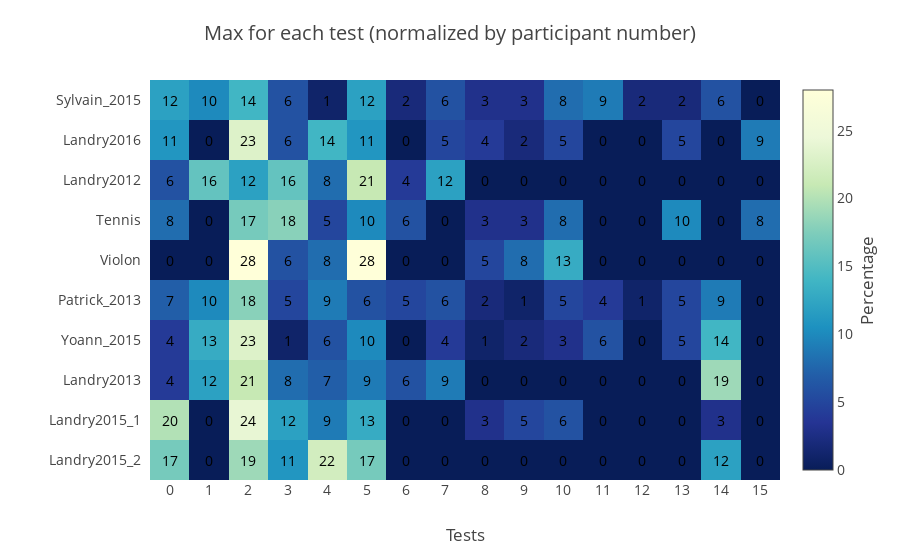

The cell this chart's notebook holds for it:
### Code cell
max_by_test = plot_max_by_test(
    df_normalized,
    ylabel=DATASET_NAMES,
    xtitle='Tests',
    title='Max for each test (normalized by participant number)')

py.iplot(max_by_test, filename='mvc/max_by_test')

### Figure 1 — Plotly figure (JSON) as saved in the notebook; plotly's stock layout.template omitted (floating-point values rounded to 4 significant figures; data arrays with more than 128 entries replaced by an {"elided": "..."} marker saying what was removed)
{"data": [{"colorbar": {"title": "Percentage", "titleside": "right"}, "colorscale": "YlGnBu", "showscale": true, "type": "heatmap", "x": null, "y": ["Sylvain_2015", "Landry2016", "Landry2012", "Tennis", "Violon", "Patrick_2013", "Yoann_2015", "Landry2013", "Landry2015_1", "Landry2015_2"], "z": {"elided": "10x16 int values"}}], "layout": {"annotations": [{"font": {"color": "#000000"}, "showarrow": false, "text": "12", "x": 0, "xref": "x1", "y": "Sylvain_2015", "yref": "y1"}, {"font": {"color": "#000000"}, "showarrow": false, "text": "10", "x": 1, "xref": "x1", "y": "Sylvain_2015", "yref": "y1"}, {"font": {"color": "#000000"}, "showarrow": false, "text": "14", "x": 2, "xref": "x1", "y": "Sylvain_2015", "yref": "y1"}, {"font": {"color": "#000000"}, "showarrow": false, "text": "6", "x": 3, "xref": "x1", "y": "Sylvain_2015", "yref": "y1"}, {"font": {"color": "#000000"}, "showarrow": false, "text": "1", "x": 4, "xref": "x1", "y": "Sylvain_2015", "yref": "y1"}, {"font": {"color": "#000000"}, "showarrow": false, "text": "12", "x": 5, "xref": "x1", "y": "Sylvain_2015", "yref": "y1"}, {"font": {"color": "#000000"}, "showarrow": false, "text": "2", "x": 6, "xref": "x1", "y": "Sylvain_2015", "yref": "y1"}, {"font": {"color": "#000000"}, "showarrow": false, "text": "6", "x": 7, "xref": "x1", "y": "Sylvain_2015", "yref": "y1"}, {"font": {"color": "#000000"}, "showarrow": false, "text": "3", "x": 8, "xref": "x1", "y": "Sylvain_2015", "yref": "y1"}, {"font": {"color": "#000000"}, "showarrow": false, "text": "3", "x": 9, "xref": "x1", "y": "Sylvain_2015", "yref": "y1"}, {"font": {"color": "#000000"}, "showarrow": false, "text": "8", "x": 10, "xref": "x1", "y": "Sylvain_2015", "yref": "y1"}, {"font": {"color": "#000000"}, "showarrow": false, "text": "9", "x": 11, "xref": "x1", "y": "Sylvain_2015", "yref": "y1"}, {"font": {"color": "#000000"}, "showarrow": false, "text": "2", "x": 12, "xref": "x1", "y": "Sylvain_2015", "yref": "y1"}, {"font": {"color": "#000000"}, "showarrow": false, "text": "2", "x": 13, "xref": "x1", "y": "Sylvain_2015", "yref": "y1"}, {"font": {"color": "#000000"}, "showarrow": false, "text": "6", "x": 14, "xref": "x1", "y": "Sylvain_2015", "yref": "y1"}, {"font": {"color": "#000000"}, "showarrow": false, "text": "0", "x": 15, "xref": "x1", "y": "Sylvain_2015", "yref": "y1"}, {"font": {"color": "#000000"}, "showarrow": false, "text": "11", "x": 0, "xref": "x1", "y": "Landry2016", "yref": "y1"}, {"font": {"color": "#000000"}, "showarrow": false, "text": "0", "x": 1, "xref": "x1", "y": "Landry2016", "yref": "y1"}, {"font": {"color": "#000000"}, "showarrow": false, "text": "23", "x": 2, "xref": "x1", "y": "Landry2016", "yref": "y1"}, {"font": {"color": "#000000"}, "showarrow": false, "text": "6", "x": 3, "xref": "x1", "y": "Landry2016", "yref": "y1"}, {"font": {"color": "#000000"}, "showarrow": false, "text": "14", "x": 4, "xref": "x1", "y": "Landry2016", "yref": "y1"}, {"font": {"color": "#000000"}, "showarrow": false, "text": "11", "x": 5, "xref": "x1", "y": "Landry2016", "yref": "y1"}, {"font": {"color": "#000000"}, "showarrow": false, "text": "0", "x": 6, "xref": "x1", "y": "Landry2016", "yref": "y1"}, {"font": {"color": "#000000"}, "showarrow": false, "text": "5", "x": 7, "xref": "x1", "y": "Landry2016", "yref": "y1"}, {"font": {"color": "#000000"}, "showarrow": false, "text": "4", "x": 8, "xref": "x1", "y": "Landry2016", "yref": "y1"}, {"font": {"color": "#000000"}, "showarrow": false, "text": "2", "x": 9, "xref": "x1", "y": "Landry2016", "yref": "y1"}, {"font": {"color": "#000000"}, "showarrow": false, "text": "5", "x": 10, "xref": "x1", "y": "Landry2016", "yref": "y1"}, {"font": {"color": "#000000"}, "showarrow": false, "text": "0", "x": 11, "xref": "x1", "y": "Landry2016", "yref": "y1"}, {"font": {"color": "#000000"}, "showarrow": false, "text": "0", "x": 12, "xref": "x1", "y": "Landry2016", "yref": "y1"}, {"font": {"color": "#000000"}, "showarrow": false, "text": "5", "x": 13, "xref": "x1", "y": "Landry2016", "yref": "y1"}, {"font": {"color": "#000000"}, "showarrow": false, "text": "0", "x": 14, "xref": "x1", "y": "Landry2016", "yref": "y1"}, {"font": {"color": "#000000"}, "showarrow": false, "text": "9", "x": 15, "xref": "x1", "y": "Landry2016", "yref": "y1"}, {"font": {"color": "#000000"}, "showarrow": false, "text": "6", "x": 0, "xref": "x1", "y": "Landry2012", "yref": "y1"}, {"font": {"color": "#000000"}, "showarrow": false, "text": "16", "x": 1, "xref": "x1", "y": "Landry2012", "yref": "y1"}, {"font": {"color": "#000000"}, "showarrow": false, "text": "12", "x": 2, "xref": "x1", "y": "Landry2012", "yref": "y1"}, {"font": {"color": "#000000"}, "showarrow": false, "text": "16", "x": 3, "xref": "x1", "y": "Landry2012", "yref": "y1"}, {"font": {"color": "#000000"}, "showarrow": false, "text": "8", "x": 4, "xref": "x1", "y": "Landry2012", "yref": "y1"}, {"font": {"color": "#000000"}, "showarrow": false, "text": "21", "x": 5, "xref": "x1", "y": "Landry2012", "yref": "y1"}, {"font": {"color": "#000000"}, "showarrow": false, "text": "4", "x": 6, "xref": "x1", "y": "Landry2012", "yref": "y1"}, {"font": {"color": "#000000"}, "showarrow": false, "text": "12", "x": 7, "xref": "x1", "y": "Landry2012", "yref": "y1"}, {"font": {"color": "#000000"}, "showarrow": false, "text": "0", "x": 8, "xref": "x1", "y": "Landry2012", "yref": "y1"}, {"font": {"color": "#000000"}, "showarrow": false, "text": "0", "x": 9, "xref": "x1", "y": "Landry2012", "yref": "y1"}, {"font": {"color": "#000000"}, "showarrow": false, "text": "0", "x": 10, "xref": "x1", "y": "Landry2012", "yref": "y1"}, {"font": {"color": "#000000"}, "showarrow": false, "text": "0", "x": 11, "xref": "x1", "y": "Landry2012", "yref": "y1"}, {"font": {"color": "#000000"}, "showarrow": false, "text": "0", "x": 12, "xref": "x1", "y": "Landry2012", "yref": "y1"}, {"font": {"color": "#000000"}, "showarrow": false, "text": "0", "x": 13, "xref": "x1", "y": "Landry2012", "yref": "y1"}, {"font": {"color": "#000000"}, "showarrow": false, "text": "0", "x": 14, "xref": "x1", "y": "Landry2012", "yref": "y1"}, {"font": {"color": "#000000"}, "showarrow": false, "text": "0", "x": 15, "xref": "x1", "y": "Landry2012", "yref": "y1"}, {"font": {"color": "#000000"}, "showarrow": false, "text": "8", "x": 0, "xref": "x1", "y": "Tennis", "yref": "y1"}, {"font": {"color": "#000000"}, "showarrow": false, "text": "0", "x": 1, "xref": "x1", "y": "Tennis", "yref": "y1"}, {"font": {"color": "#000000"}, "showarrow": false, "text": "17", "x": 2, "xref": "x1", "y": "Tennis", "yref": "y1"}, {"font": {"color": "#000000"}, "showarrow": false, "text": "18", "x": 3, "xref": "x1", "y": "Tennis", "yref": "y1"}, {"font": {"color": "#000000"}, "showarrow": false, "text": "5", "x": 4, "xref": "x1", "y": "Tennis", "yref": "y1"}, {"font": {"color": "#000000"}, "showarrow": false, "text": "10", "x": 5, "xref": "x1", "y": "Tennis", "yref": "y1"}, {"font": {"color": "#000000"}, "showarrow": false, "text": "6", "x": 6, "xref": "x1", "y": "Tennis", "yref": "y1"}, {"font": {"color": "#000000"}, "showarrow": false, "text": "0", "x": 7, "xref": "x1", "y": "Tennis", "yref": "y1"}, {"font": {"color": "#000000"}, "showarrow": false, "text": "3", "x": 8, "xref": "x1", "y": "Tennis", "yref": "y1"}, {"font": {"color": "#000000"}, "showarrow": false, "text": "3", "x": 9, "xref": "x1", "y": "Tennis", "yref": "y1"}, {"font": {"color": "#000000"}, "showarrow": false, "text": "8", "x": 10, "xref": "x1", "y": "Tennis", "yref": "y1"}, {"font": {"color": "#000000"}, "showarrow": false, "text": "0", "x": 11, "xref": "x1", "y": "Tennis", "yref": "y1"}, {"font": {"color": "#000000"}, "showarrow": false, "text": "0", "x": 12, "xref": "x1", "y": "Tennis", "yref": "y1"}, {"font": {"color": "#000000"}, "showarrow": false, "text": "10", "x": 13, "xref": "x1", "y": "Tennis", "yref": "y1"}, {"font": {"color": "#000000"}, "showarrow": false, "text": "0", "x": 14, "xref": "x1", "y": "Tennis", "yref": "y1"}, {"font": {"color": "#000000"}, "showarrow": false, "text": "8", "x": 15, "xref": "x1", "y": "Tennis", "yref": "y1"}, {"font": {"color": "#000000"}, "showarrow": false, "text": "0", "x": 0, "xref": "x1", "y": "Violon", "yref": "y1"}, {"font": {"color": "#000000"}, "showarrow": false, "text": "0", "x": 1, "xref": "x1", "y": "Violon", "yref": "y1"}, {"font": {"color": "#000000"}, "showarrow": false, "text": "28", "x": 2, "xref": "x1", "y": "Violon", "yref": "y1"}, {"font": {"color": "#000000"}, "showarrow": false, "text": "6", "x": 3, "xref": "x1", "y": "Violon", "yref": "y1"}, {"font": {"color": "#000000"}, "showarrow": false, "text": "8", "x": 4, "xref": "x1", "y": "Violon", "yref": "y1"}, {"font": {"color": "#000000"}, "showarrow": false, "text": "28", "x": 5, "xref": "x1", "y": "Violon", "yref": "y1"}, {"font": {"color": "#000000"}, "showarrow": false, "text": "0", "x": 6, "xref": "x1", "y": "Violon", "yref": "y1"}, {"font": {"color": "#000000"}, "showarrow": false, "text": "0", "x": 7, "xref": "x1", "y": "Violon", "yref": "y1"}, {"font": {"color": "#000000"}, "showarrow": false, "text": "5", "x": 8, "xref": "x1", "y": "Violon", "yref": "y1"}, {"font": {"color": "#000000"}, "showarrow": false, "text": "8", "x": 9, "xref": "x1", "y": "Violon", "yref": "y1"}, {"font": {"color": "#000000"}, "showarrow": false, "text": "13", "x": 10, "xref": "x1", "y": "Violon", "yref": "y1"}, {"font": {"color": "#000000"}, "showarrow": false, "text": "0", "x": 11, "xref": "x1", "y": "Violon", "yref": "y1"}, {"font": {"color": "#000000"}, "showarrow": false, "text": "0", "x": 12, "xref": "x1", "y": "Violon", "yref": "y1"}, {"font": {"color": "#000000"}, "showarrow": false, "text": "0", "x": 13, "xref": "x1", "y": "Violon", "yref": "y1"}, {"font": {"color": "#000000"}, "showarrow": false, "text": "0", "x": 14, "xref": "x1", "y": "Violon", "yref": "y1"}, {"font": {"color": "#000000"}, "showarrow": false, "text": "0", "x": 15, "xref": "x1", "y": "Violon", "yref": "y1"}, {"font": {"color": "#000000"}, "showarrow": false, "text": "7", "x": 0, "xref": "x1", "y": "Patrick_2013", "yref": "y1"}, {"font": {"color": "#000000"}, "showarrow": false, "text": "10", "x": 1, "xref": "x1", "y": "Patrick_2013", "yref": "y1"}, {"font": {"color": "#000000"}, "showarrow": false, "text": "18", "x": 2, "xref": "x1", "y": "Patrick_2013", "yref": "y1"}, {"font": {"color": "#000000"}, "showarrow": false, "text": "5", "x": 3, "xref": "x1", "y": "Patrick_2013", "yref": "y1"}, {"font": {"color": "#000000"}, "showarrow": false, "text": "9", "x": 4, "xref": "x1", "y": "Patrick_2013", "yref": "y1"}, {"font": {"color": "#000000"}, "showarrow": false, "text": "6", "x": 5, "xref": "x1", "y": "Patrick_2013", "yref": "y1"}, {"font": {"color": "#000000"}, "showarrow": false, "text": "5", "x": 6, "xref": "x1", "y": "Patrick_2013", "yref": "y1"}, {"font": {"color": "#000000"}, "showarrow": false, "text": "6", "x": 7, "xref": "x1", "y": "Patrick_2013", "yref": "y1"}, {"font": {"color": "#000000"}, "showarrow": false, "text": "2", "x": 8, "xref": "x1", "y": "Patrick_2013", "yref": "y1"}, {"font": {"color": "#000000"}, "showarrow": false, "text": "1", "x": 9, "xref": "x1", "y": "Patrick_2013", "yref": "y1"}, {"font": {"color": "#000000"}, "showarrow": false, "text": "5", "x": 10, "xref": "x1", "y": "Patrick_2013", "yref": "y1"}, {"font": {"color": "#000000"}, "showarrow": false, "text": "4", "x": 11, "xref": "x1", "y": "Patrick_2013", "yref": "y1"}, {"font": {"color": "#000000"}, "showarrow": false, "text": "1", "x": 12, "xref": "x1", "y": "Patrick_2013", "yref": "y1"}, {"font": {"color": "#000000"}, "showarrow": false, "text": "5", "x": 13, "xref": "x1", "y": "Patrick_2013", "yref": "y1"}, {"font": {"color": "#000000"}, "showarrow": false, "text": "9", "x": 14, "xref": "x1", "y": "Patrick_2013", "yref": "y1"}, {"font": {"color": "#000000"}, "showarrow": false, "text": "0", "x": 15, "xref": "x1", "y": "Patrick_2013", "yref": "y1"}, {"font": {"color": "#000000"}, "showarrow": false, "text": "4", "x": 0, "xref": "x1", "y": "Yoann_2015", "yref": "y1"}, {"font": {"color": "#000000"}, "showarrow": false, "text": "13", "x": 1, "xref": "x1", "y": "Yoann_2015", "yref": "y1"}, {"font": {"color": "#000000"}, "showarrow": false, "text": "23", "x": 2, "xref": "x1", "y": "Yoann_2015", "yref": "y1"}, {"font": {"color": "#000000"}, "showarrow": false, "text": "1", "x": 3, "xref": "x1", "y": "Yoann_2015", "yref": "y1"}, {"font": {"color": "#000000"}, "showarrow": false, "text": "6", "x": 4, "xref": "x1", "y": "Yoann_2015", "yref": "y1"}, {"font": {"color": "#000000"}, "showarrow": false, "text": "10", "x": 5, "xref": "x1", "y": "Yoann_2015", "yref": "y1"}, {"font": {"color": "#000000"}, "showarrow": false, "text": "0", "x": 6, "xref": "x1", "y": "Yoann_2015", "yref": "y1"}, {"font": {"color": "#000000"}, "showarrow": false, "text": "4", "x": 7, "xref": "x1", "y": "Yoann_2015", "yref": "y1"}, {"font": {"color": "#000000"}, "showarrow": false, "text": "1", "x": 8, "xref": "x1", "y": "Yoann_2015", "yref": "y1"}, {"font": {"color": "#000000"}, "showarrow": false, "text": "2", "x": 9, "xref": "x1", "y": "Yoann_2015", "yref": "y1"}, {"font": {"color": "#000000"}, "showarrow": false, "text": "3", "x": 10, "xref": "x1", "y": "Yoann_2015", "yref": "y1"}, {"font": {"color": "#000000"}, "showarrow": false, "text": "6", "x": 11, "xref": "x1", "y": "Yoann_2015", "yref": "y1"}, {"font": {"color": "#000000"}, "showarrow": false, "text": "0", "x": 12, "xref": "x1", "y": "Yoann_2015", "yref": "y1"}, {"font": {"color": "#000000"}, "showarrow": false, "text": "5", "x": 13, "xref": "x1", "y": "Yoann_2015", "yref": "y1"}, {"font": {"color": "#000000"}, "showarrow": false, "text": "14", "x": 14, "xref": "x1", "y": "Yoann_2015", "yref": "y1"}, {"font": {"color": "#000000"}, "showarrow": false, "text": "0", "x": 15, "xref": "x1", "y": "Yoann_2015", "yref": "y1"}, {"font": {"color": "#000000"}, "showarrow": false, "text": "4", "x": 0, "xref": "x1", "y": "Landry2013", "yref": "y1"}, {"font": {"color": "#000000"}, "showarrow": false, "text": "12", "x": 1, "xref": "x1", "y": "Landry2013", "yref": "y1"}, {"font": {"color": "#000000"}, "showarrow": false, "text": "21", "x": 2, "xref": "x1", "y": "Landry2013", "yref": "y1"}, {"font": {"color": "#000000"}, "showarrow": false, "text": "8", "x": 3, "xref": "x1", "y": "Landry2013", "yref": "y1"}, {"font": {"color": "#000000"}, "showarrow": false, "text": "7", "x": 4, "xref": "x1", "y": "Landry2013", "yref": "y1"}, {"font": {"color": "#000000"}, "showarrow": false, "text": "9", "x": 5, "xref": "x1", "y": "Landry2013", "yref": "y1"}, {"font": {"color": "#000000"}, "showarrow": false, "text": "6", "x": 6, "xref": "x1", "y": "Landry2013", "yref": "y1"}, {"font": {"color": "#000000"}, "showarrow": false, "text": "9", "x": 7, "xref": "x1", "y": "Landry2013", "yref": "y1"}, {"font": {"color": "#000000"}, "showarrow": false, "text": "0", "x": 8, "xref": "x1", "y": "Landry2013", "yref": "y1"}, {"font": {"color": "#000000"}, "showarrow": false, "text": "0", "x": 9, "xref": "x1", "y": "Landry2013", "yref": "y1"}, {"font": {"color": "#000000"}, "showarrow": false, "text": "0", "x": 10, "xref": "x1", "y": "Landry2013", "yref": "y1"}, {"font": {"color": "#000000"}, "showarrow": false, "text": "0", "x": 11, "xref": "x1", "y": "Landry2013", "yref": "y1"}, {"font": {"color": "#000000"}, "showarrow": false, "text": "0", "x": 12, "xref": "x1", "y": "Landry2013", "yref": "y1"}, {"font": {"color": "#000000"}, "showarrow": false, "text": "0", "x": 13, "xref": "x1", "y": "Landry2013", "yref": "y1"}, {"font": {"color": "#000000"}, "showarrow": false, "text": "19", "x": 14, "xref": "x1", "y": "Landry2013", "yref": "y1"}, {"font": {"color": "#000000"}, "showarrow": false, "text": "0", "x": 15, "xref": "x1", "y": "Landry2013", "yref": "y1"}, {"font": {"color": "#000000"}, "showarrow": false, "text": "20", "x": 0, "xref": "x1", "y": "Landry2015_1", "yref": "y1"}, {"font": {"color": "#000000"}, "showarrow": false, "text": "0", "x": 1, "xref": "x1", "y": "Landry2015_1", "yref": "y1"}, {"font": {"color": "#000000"}, "showarrow": false, "text": "24", "x": 2, "xref": "x1", "y": "Landry2015_1", "yref": "y1"}, {"font": {"color": "#000000"}, "showarrow": false, "text": "12", "x": 3, "xref": "x1", "y": "Landry2015_1", "yref": "y1"}, {"font": {"color": "#000000"}, "showarrow": false, "text": "9", "x": 4, "xref": "x1", "y": "Landry2015_1", "yref": "y1"}, {"font": {"color": "#000000"}, "showarrow": false, "text": "13", "x": 5, "xref": "x1", "y": "Landry2015_1", "yref": "y1"}, {"font": {"color": "#000000"}, "showarrow": false, "text": "0", "x": 6, "xref": "x1", "y": "Landry2015_1", "yref": "y1"}, {"font": {"color": "#000000"}, "showarrow": false, "text": "0", "x": 7, "xref": "x1", "y": "Landry2015_1", "yref": "y1"}, {"font": {"color": "#000000"}, "showarrow": false, "text": "3", "x": 8, "xref": "x1", "y": "Landry2015_1", "yref": "y1"}, {"font": {"color": "#000000"}, "showarrow": false, "text": "5", "x": 9, "xref": "x1", "y": "Landry2015_1", "yref": "y1"}, {"font": {"color": "#000000"}, "showarrow": false, "text": "6", "x": 10, "xref": "x1", "y": "Landry2015_1", "yref": "y1"}, {"font": {"color": "#000000"}, "showarrow": false, "text": "0", "x": 11, "xref": "x1", "y": "Landry2015_1", "yref": "y1"}, {"font": {"color": "#000000"}, "showarrow": false, "text": "0", "x": 12, "xref": "x1", "y": "Landry2015_1", "yref": "y1"}, {"font": {"color": "#000000"}, "showarrow": false, "text": "0", "x": 13, "xref": "x1", "y": "Landry2015_1", "yref": "y1"}, {"font": {"color": "#000000"}, "showarrow": false, "text": "3", "x": 14, "xref": "x1", "y": "Landry2015_1", "yref": "y1"}, {"font": {"color": "#000000"}, "showarrow": false, "text": "0", "x": 15, "xref": "x1", "y": "Landry2015_1", "yref": "y1"}, {"font": {"color": "#000000"}, "showarrow": false, "text": "17", "x": 0, "xref": "x1", "y": "Landry2015_2", "yref": "y1"}, {"font": {"color": "#000000"}, "showarrow": false, "text": "0", "x": 1, "xref": "x1", "y": "Landry2015_2", "yref": "y1"}, {"font": {"color": "#000000"}, "showarrow": false, "text": "19", "x": 2, "xref": "x1", "y": "Landry2015_2", "yref": "y1"}, {"font": {"color": "#000000"}, "showarrow": false, "text": "11", "x": 3, "xref": "x1", "y": "Landry2015_2", "yref": "y1"}, {"font": {"color": "#000000"}, "showarrow": false, "text": "22", "x": 4, "xref": "x1", "y": "Landry2015_2", "yref": "y1"}, {"font": {"color": "#000000"}, "showarrow": false, "text": "17", "x": 5, "xref": "x1", "y": "Landry2015_2", "yref": "y1"}, {"font": {"color": "#000000"}, "showarrow": false, "text": "0", "x": 6, "xref": "x1", "y": "Landry2015_2", "yref": "y1"}, {"font": {"color": "#000000"}, "showarrow": false, "text": "0", "x": 7, "xref": "x1", "y": "Landry2015_2", "yref": "y1"}, {"font": {"color": "#000000"}, "showarrow": false, "text": "0", "x": 8, "xref": "x1", "y": "Landry2015_2", "yref": "y1"}, {"font": {"color": "#000000"}, "showarrow": false, "text": "0", "x": 9, "xref": "x1", "y": "Landry2015_2", "yref": "y1"}, {"font": {"color": "#000000"}, "showarrow": false, "text": "0", "x": 10, "xref": "x1", "y": "Landry2015_2", "yref": "y1"}, {"font": {"color": "#000000"}, "showarrow": false, "text": "0", "x": 11, "xref": "x1", "y": "Landry2015_2", "yref": "y1"}, {"font": {"color": "#000000"}, "showarrow": false, "text": "0", "x": 12, "xref": "x1", "y": "Landry2015_2", "yref": "y1"}, {"font": {"color": "#000000"}, "showarrow": false, "text": "0", "x": 13, "xref": "x1", "y": "Landry2015_2", "yref": "y1"}, {"font": {"color": "#000000"}, "showarrow": false, "text": "12", "x": 14, "xref": "x1", "y": "Landry2015_2", "yref": "y1"}, {"font": {"color": "#000000"}, "showarrow": false, "text": "0", "x": 15, "xref": "x1", "y": "Landry2015_2", "yref": "y1"}], "font": {"size": 14}, "hovermode": "closest", "margin": {"b": 80, "l": 150, "pad": 0, "r": 80, "t": 80}, "title": "Max for each test (normalized by participant number)", "xaxis": {"dtick": 1, "gridcolor": "rgb(0, 0, 0)", "side": "bottom", "ticks": "", "title": "Tests"}, "yaxis": {"autorange": "reversed", "dtick": 1, "ticks": "", "ticksuffix": "  ", "title": null}}}
